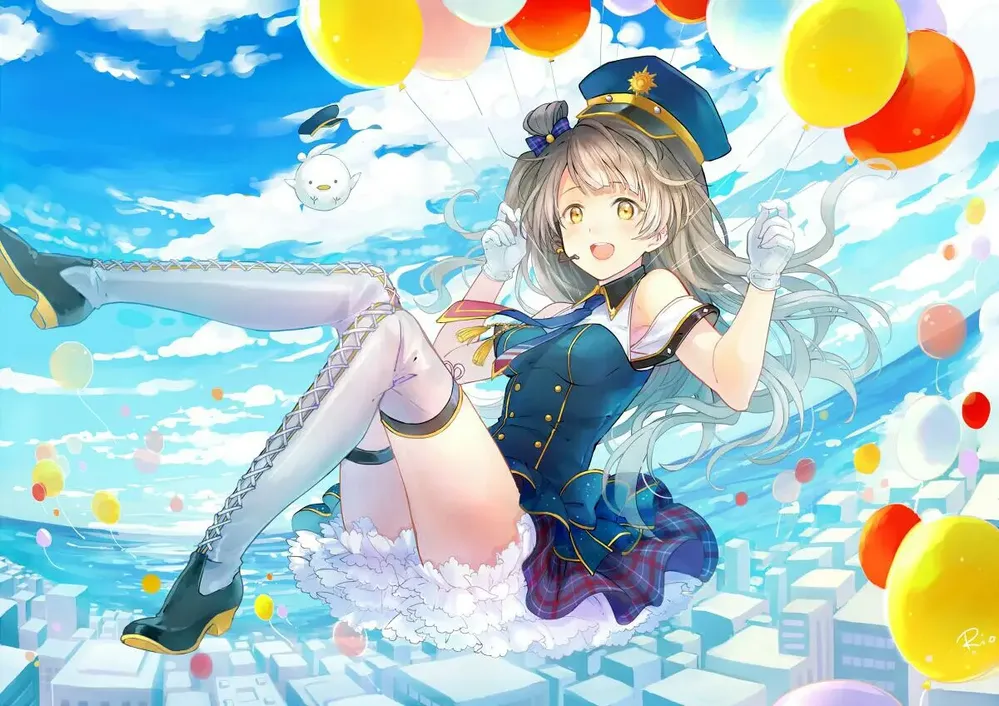
#> input picture lab/图形分割/pytorch语义分割实战/imgs/cnn.webp, 999 x 706 px, shrunk from 1200 x 848 before the run
$ jupyter execute 'opencv补.ipynb'
#> lines starting #> are read from the running program, lines starting #| are printed output that depends on the picture
[cell 1]
import cv2
import os
img = cv2.imread("./imgs/cnn.webp",1)
#> img is the input picture: shape (706, 999, 3); mean B, G, R 200.4, 199.3, 169.2
img0 = cv2.imread("./imgs/cnn.webp",0)
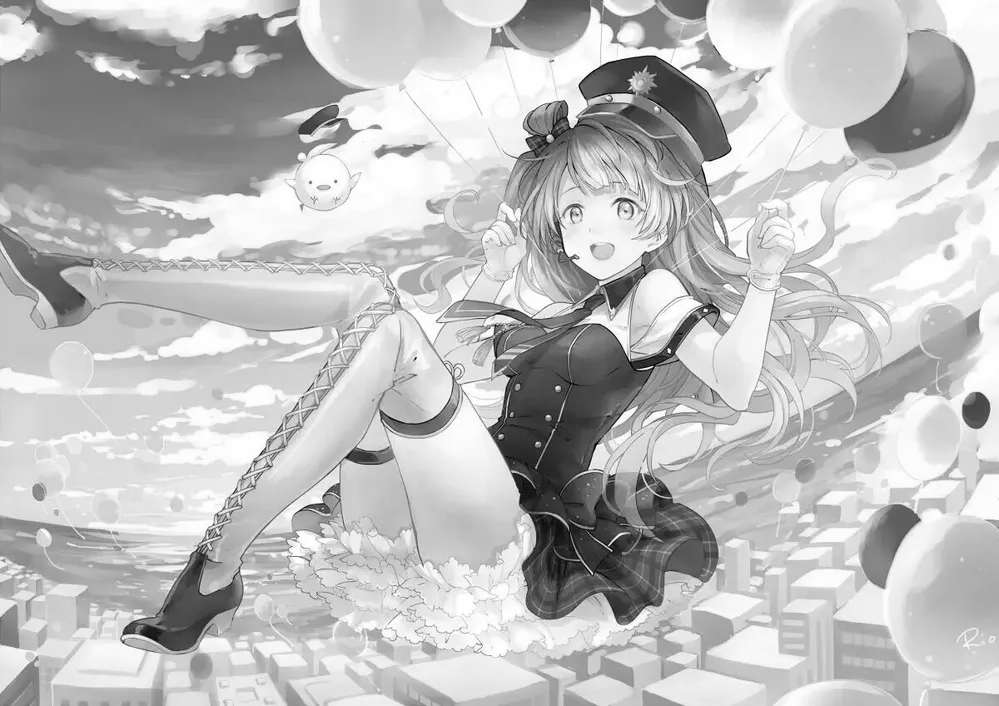
#> img0: shape (706, 999); min 0, max 255, mean 190.4
cv2.imshow('Original',img)
# print(img)
cv2.waitKey(0)
cv2.destroyAllWindows()  # 关闭图像窗口
